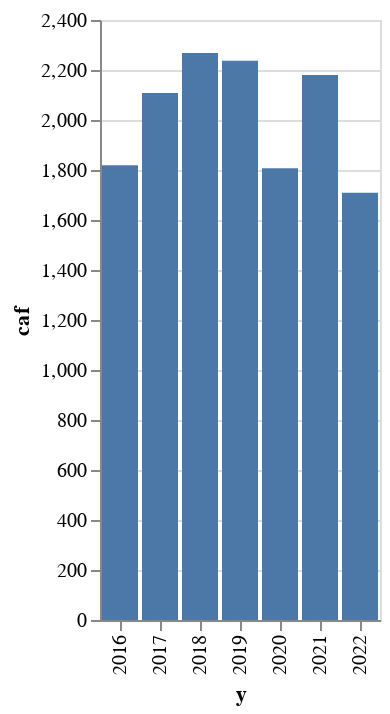

Notebook source saved alongside this figure:
### Code cell
# Capacité d'autofinancement brute (source bilans Voreppe sur data.gouv) => caf
source2 = pd.DataFrame({
    'y': ['2016', '2017', '2018', '2019', '2020', '2021', '2022'],
    'caf': [1819, 2108, 2268, 2237, 1807, 2180, 1709]
})


alt.Chart(source2).mark_bar().encode(
    x='y',
    y='caf'
)

### Figure 1 — Vega-Lite specification as saved in the notebook (floating-point values rounded to 4 significant figures)
{"config": {"view": {"continuousWidth": 300, "continuousHeight": 300}}, "data": {"name": "data-0b8fc610b53b26d470aab88273070841"}, "mark": {"type": "bar"}, "encoding": {"x": {"field": "y", "type": "nominal"}, "y": {"field": "caf", "type": "quantitative"}}, "$schema": "https://vega.github.io/schema/vega-lite/v5.16.3.json", "datasets": {"data-0b8fc610b53b26d470aab88273070841": [{"y": "2016", "caf": 1819}, {"y": "2017", "caf": 2108}, {"y": "2018", "caf": 2268}, {"y": "2019", "caf": 2237}, {"y": "2020", "caf": 1807}, {"y": "2021", "caf": 2180}, {"y": "2022", "caf": 1709}]}}
